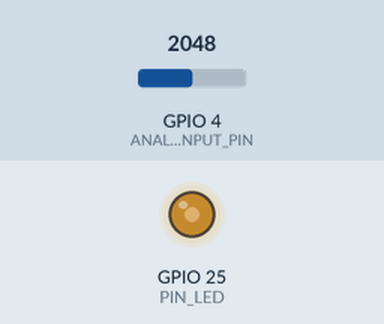
A program run on a simulated ESP32. Parts: output pins drawn as LEDs (lit = HIGH). Inputs (shaded band) come from the test bench; at power-on: GPIO 4 (ANALOGIC_INPUT_PIN) = 2048.

Above: at 1.2 s.
1.3 s: GPIO 4 (ANALOGIC_INPUT_PIN) set to 2866
At 2.5 s:
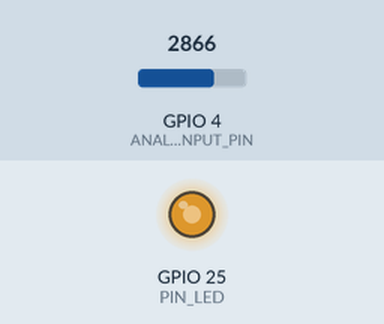
2.8 s: GPIO 4 (ANALOGIC_INPUT_PIN) set to 3603
At 3.8 s:
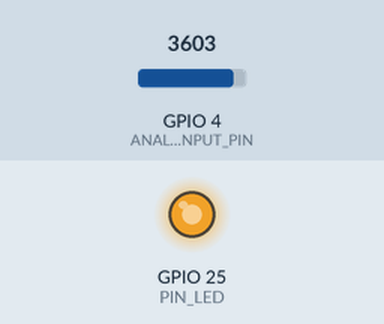
4.3 s: GPIO 4 (ANALOGIC_INPUT_PIN) set to 491
At 5.0 s:
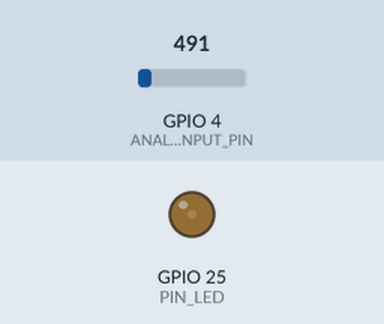
5.8 s: GPIO 4 (ANALOGIC_INPUT_PIN) set to 0
At 7.0 s:
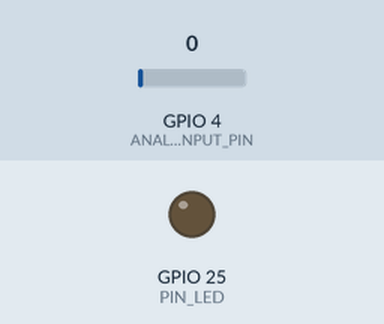
Timing chart, 0 to 8.3 s (numbered marks = the images above; inputs shaded):
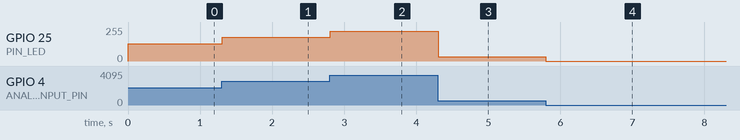

The program:

main.cpp
```cpp
#include <Arduino.h>

// Defines
#define ANALOGIC_INPUT_PIN 4 // pino de entrada analógica para ADC
#define PIN_LED 25           // pino de saída para ativamente do led
#define CH 0                 // canal PWM

void setup() {

  /* Configura canal CH de PWM (freqência e precisão) e liga ao pino PIN_LED
  *   ->OBS: em platform.ini tivemos que setar para utilizar biblioteca 3.0.2 do arduino
  */
  ledcAttachChannel(PIN_LED, 1000, 12, CH);

}

void loop() {

  // Valor adc obtido do pino de leitura analógica para digital
  int adcVal = analogRead(ANALOGIC_INPUT_PIN); // leitura adc

  // Valor pwm (deve ser correspondente ao valor adc lido, para que seja modulado no led usando PWM)
  int pwmVal = adcVal;

  /* Uso de PWM para construir sinal analógico
  *   ->OBBS: utilizando PWM conseguimos uma precisão maior que de 8 bits pro sinal analógico gerado
  * já que nesse caso a precisão do sinal analógico também é de 12 bits (a mesma do ADC da esp32)
  */
  ledcWrite(PIN_LED, pwmVal);

  // Tempo entre leituras do ADC
  delay(10);

}
```

Measured:
- after the input at 1.3 s, GPIO 25 (PIN_LED): 128/255 → 178/255 at once
- after the input at 2.8 s, GPIO 25 (PIN_LED): 178/255 → 224/255 at once
- after the input at 4.3 s, GPIO 25 (PIN_LED): 224/255 → 31/255 at once
- after the input at 5.8 s, GPIO 25 (PIN_LED): 31/255 → 0/255 at once
